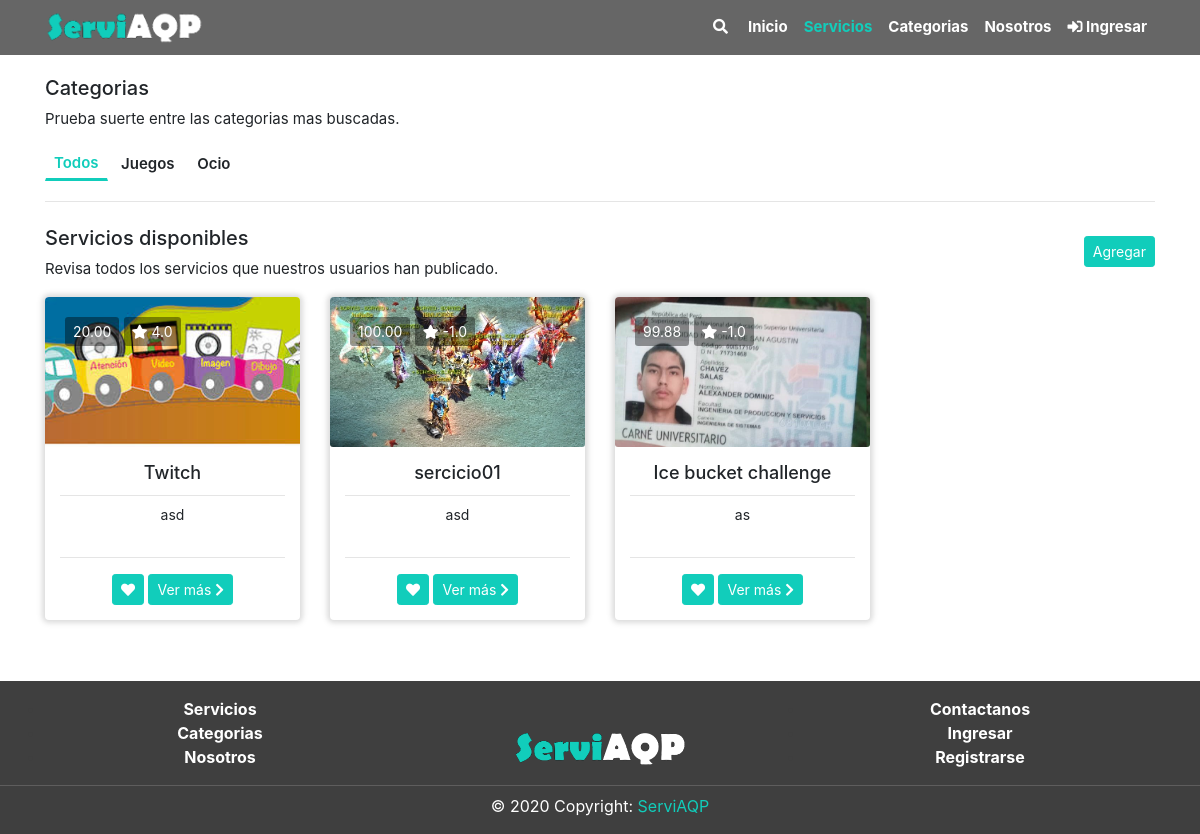
Page /servicios/index.php on the earlier database version.
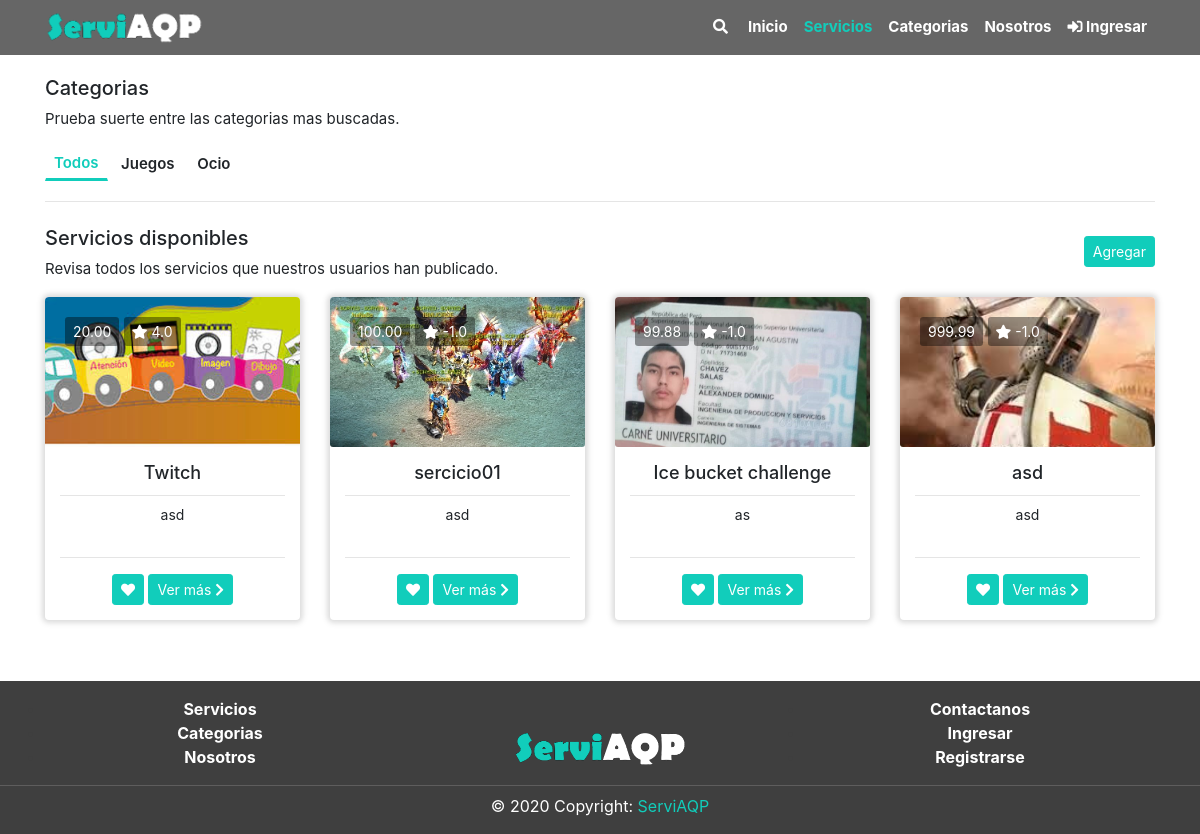
Same page on the later database version.
### tables this page shows
CREATE TABLE `categoria` (
  `CatId` int(11) NOT NULL,
  `CatNom` varchar(60) NOT NULL,
  `CatDes` text NOT NULL,
  `CatEstReg` int(1) NOT NULL DEFAULT 1,
  `CatFecCre` timestamp NOT NULL DEFAULT current_timestamp() ON UPDATE current_timestamp()
);

CREATE TABLE `servicio` (
  `SerID` int(11) NOT NULL,
  `SerUsuID` int(11) NOT NULL,
  `SerCatID` int(11) NOT NULL,
  `SerSubCatID` int(11) NOT NULL,
  `SerPreFre` text NOT NULL,
  `SerDes` text NOT NULL,
  `SerEstReg` int(1) NOT NULL DEFAULT 1,
  `SerFecCre` timestamp NOT NULL DEFAULT current_timestamp(),
  `SerNom` varchar(90) NOT NULL,
  `SerPre` decimal(9,2) NOT NULL,
  `SerVal` decimal(2,1) NOT NULL DEFAULT -1.0
);

CREATE TABLE `servicio_img` (
  `SerImgId` int(11) NOT NULL,
  `SerImgSerId` int(11) NOT NULL,
  `SerImgNom` varchar(90) NOT NULL,
  `SerImgTip` varchar(20) NOT NULL,
  `SerImgEstReg` int(11) NOT NULL DEFAULT 1,
  `SerImgFecCre` timestamp NOT NULL DEFAULT current_timestamp() ON UPDATE current_timestamp()
);

### servicios/recargables/ServiciosCard.php (the view, shortened to what this page needs)
<div class="row justify-content-right">
<?php
$query = "SELECT * FROM `servicio` WHERE `SerEstReg` = 1";
$resultProduct = mysqli_query($conn, $query);
while ($row = mysqli_fetch_array($resultProduct)) {
    $query2 = "SELECT  SerImgNom FROM servicio_img where SerImgSerId=" . $row['SerID'];
    $result = mysqli_query($conn, $query2);
    if ($row2 = mysqli_fetch_array($result)) {
        $dirImg = trim($row2[0]);
    }
    $dirFin = '/ServiAQP/servicios/img/' . $dirImg;
?>
    <div class="col-sm-6 col-md-4 col-lg-3 col-xl-3">
        <div class="card mb-4 border-0 card-ani">
            <div class="imageny card-img" style="background-image:url('<?= $dirFin ?>');">
            </div>
            <div class="card-img-overlay">
                <a class="btn  btn-sm informacion-btn"><?= $row['SerPre'] ?></a>
                <a class="btn  btn-sm informacion-btn"><i class="fas fa-star"></i> <?= $row['SerVal'] ?></a>
            </div>
            <div class="card-body text-center">
                <h3 class="card-title"><?= $row['SerNom'] ?></h3>
                <hr class="pt-0 mt-0 mb-2">
                <textarea disabled class="descrip text-center"><?= $row['SerDes'] ?></textarea>
                <hr class="pt-0 mt-0 mb-3">
                <?php
                    if(isset($user)){
                        $user1       = $user['UsuID'];
                        $id = $row['SerID'];
                        $queryF ="SELECT * FROM favoritos WHERE FavUsuID = $user1 and FavSerID=$id";
                        $resultProductF = mysqli_query($conn, $queryF);
                        $totalF = mysqli_num_rows($resultProductF);
                    }else{
                        $totalF = 0;
                    }
                ?>
                <a href="" class="btn btn-primary btn-sm card-link ani_heart <?php if($totalF>0) echo"btn-disabled"?>" <?php if($totalF>0) echo"disabled"?> onclick="favoritos(<?=$row['SerID']?>)"><em class="fas fa-heart"></em></a>
                <a href="view/?id=<?= $row['SerID'] ?>" class="btn btn-primary btn-sm">Ver más <em class="fas fa-chevron-right"></em></a>
            </div>
        </div>
    </div>
<?php
    }
?>
</div>

### servicios/index.php (shortened to what this page needs)
<?php
include("../includes/sesion.php");
include("../includes/header.php");
?>
<div class="section pt-3 ">
	<div class="container">
		<div>
			<h5>Categorias</h5>
			<p>Prueba suerte entre las categorias mas buscadas.</p>
		</div>
		<div>
			<button class="btn btn-sm mb-1 boton_menu bm_select" onclick="filtrarC(-1)">Todos</button>
			<?php
			$queryC = "SELECT * FROM categoria where CatEstReg = 1";
			$resultProduct = mysqli_query($conn, $queryC);
			while ($rowC = mysqli_fetch_array($resultProduct)) {
			?>
				<button class="btn btn-sm mb-1 boton_menu" onclick="filtrarC(<?= $rowC['CatId'] ?>)"><?= $rowC['CatNom'] ?></button>
			<?php
			}
			?>
		</div>
		<hr class="mt-3">
		<div class="row">
				<?php
					include("recargables/subcategoria.php");
				?>
			<div class="col">
				<div class="mt-2">
					<div class="row">
						<div class="col ">
							<h5>Servicios disponibles</h5>
							<p>Revisa todos los servicios que nuestros usuarios han publicado.</p>
						</div>
						<div class="col-auto align-self-center mb-3">
							<button type="button" class="btn btn-primary btn-sm float-right mb-1" data-toggle="modal" data-target="#exampleModal" data-whatever="@mdo">Agregar</button>
						</div>
					</div>
				</div>
				<div id="ServicioCard">
					<?php
					include("recargables/ServiciosCard.php");
					?>
				</div>
			</div>
		</div>
	</div>
</div>
<?php
include("../includes/footer.php")
?>

Differences in the rows shown:
added servicio: servicio_img.SerImgNom (picture), SerPre "999.99", SerVal "-1.0", SerNom "asd", SerDes "asd"
